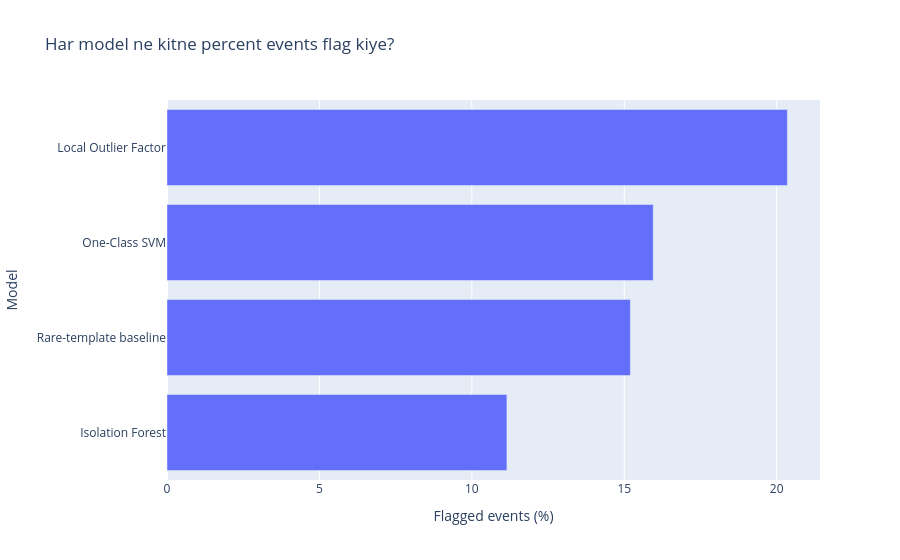

Notebook code cell kept with this figure:
### Markdown cell above
## Step 11 — Chart: har model ne kitne events flag kiye

Models ke flag rate alag ho sakte hain. Yeh chart sirf unka behavior dikhata hai—kaun sahi hai, woh nahi.

### Code cell
display(px.bar(
    comparison.sort_values("flagged_percent"),
    x="flagged_percent",
    y="model",
    orientation="h",
    title="Har model ne kitne percent events flag kiye?",
    labels={"flagged_percent": "Flagged events (%)", "model": "Model"},
))

### Figure 1 — Plotly figure (JSON) as saved in the notebook; plotly's stock layout.template omitted (floating-point values rounded to 4 significant figures)
{"data": [{"hovertemplate": "Flagged events (%)=%{x}<br>Model=%{y}<extra></extra>", "legendgroup": "", "marker": {"color": "#636efa", "pattern": {"shape": ""}}, "name": "", "orientation": "h", "showlegend": false, "textposition": "auto", "type": "bar", "x": [11.15, 15.2, 15.95, 20.35], "xaxis": "x", "y": ["Isolation Forest", "Rare-template baseline", "One-Class SVM", "Local Outlier Factor"], "yaxis": "y"}], "layout": {"barmode": "relative", "legend": {"tracegroupgap": 0}, "title": {"text": "Har model ne kitne percent events flag kiye?"}, "xaxis": {"anchor": "y", "domain": [0, 1], "title": {"text": "Flagged events (%)"}}, "yaxis": {"anchor": "x", "domain": [0, 1], "title": {"text": "Model"}}}}
